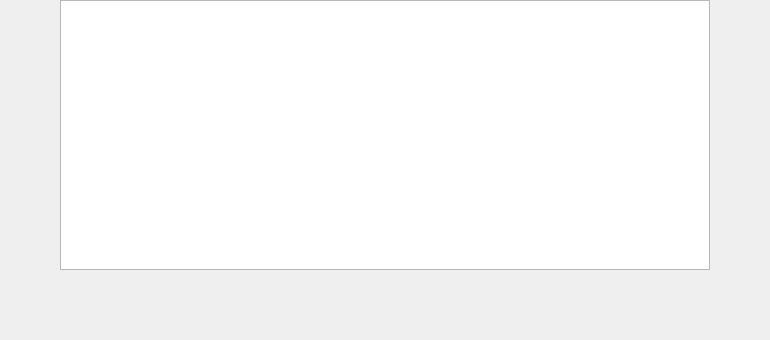
<?xml version="1.0" encoding="UTF-8"?>
<ui version="4.0">
 <class>PoundageShowWidget</class>
 <widget class="QWidget" name="PoundageShowWidget">
  <property name="geometry">
   <rect>
    <x>0</x>
    <y>0</y>
    <width>770</width>
    <height>340</height>
   </rect>
  </property>
  <property name="windowTitle">
   <string>Form</string>
  </property>
  <widget class="QTableView" name="tableView">
   <property name="geometry">
    <rect>
     <x>60</x>
     <y>0</y>
     <width>650</width>
     <height>270</height>
    </rect>
   </property>
  </widget>
  <widget class="QStackedWidget" name="stackedWidget_pageBar">
   <property name="geometry">
    <rect>
     <x>0</x>
     <y>300</y>
     <width>770</width>
     <height>40</height>
    </rect>
   </property>
   <property name="maximumSize">
    <size>
     <width>16777215</width>
     <height>40</height>
    </size>
   </property>
  </widget>
 </widget>
 <resources/>
 <connections/>
</ui>
